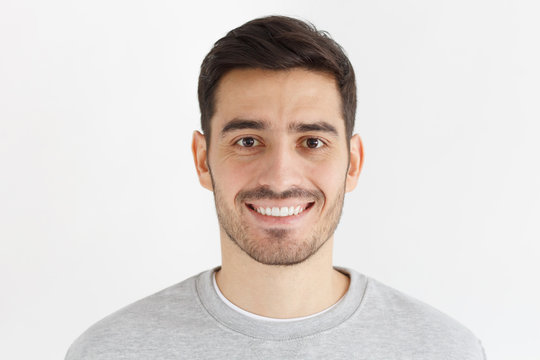
#> input picture pertemuan 6/Ekstraksi dan Deskripsi/face.jpg, 540 x 360 px
$ python ImplementasiLBP.py
#> lines starting #> are read from the running program, lines starting #| are printed output that depends on the picture
import cv2
import numpy as np
from skimage.feature import local_binary_pattern

image = cv2.imread('face.jpg', 0)
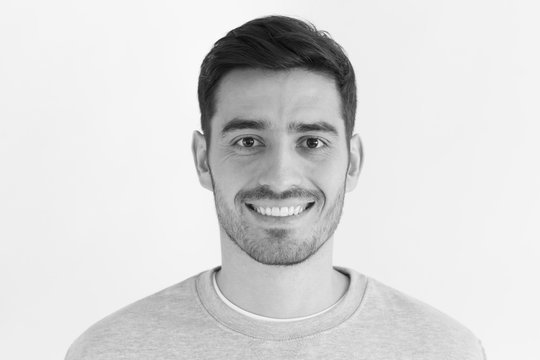
#> image: shape (360, 540); min 3, max 255, mean 217.4

radius = 1
n_points = 8 * radius
lbp = local_binary_pattern(image, n_points, radius, method='uniform')
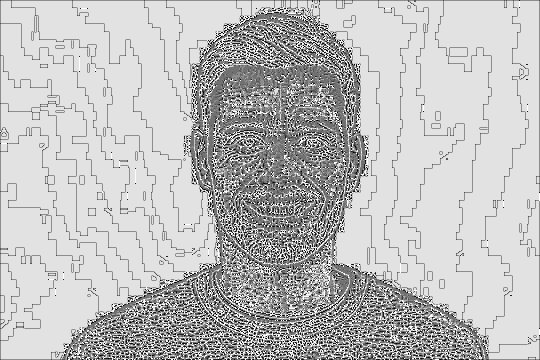
#> lbp: shape (360, 540) float64; min 0, max 9, mean 6.74; drawn with min black and max white

cv2.imshow('Local Binary Pattern', lbp.astype(np.uint8))
cv2.waitKey()
cv2.destroyAllWindows()
